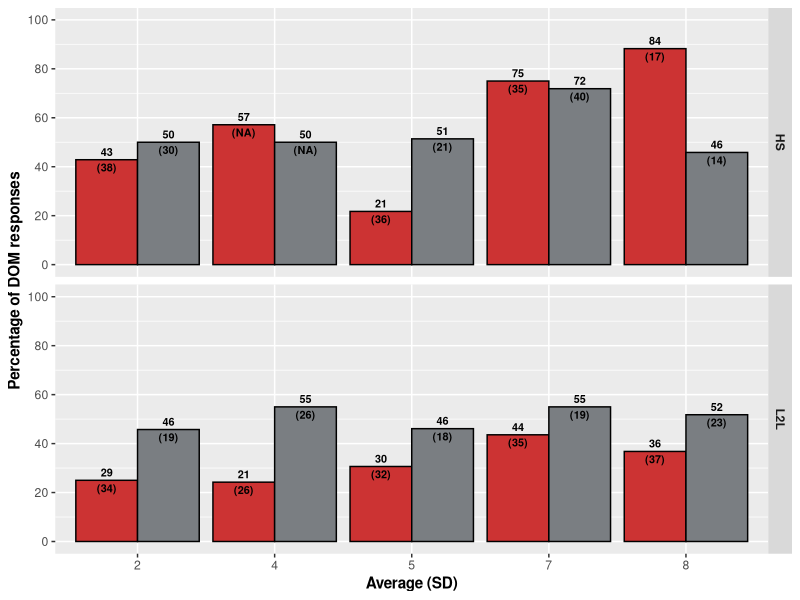
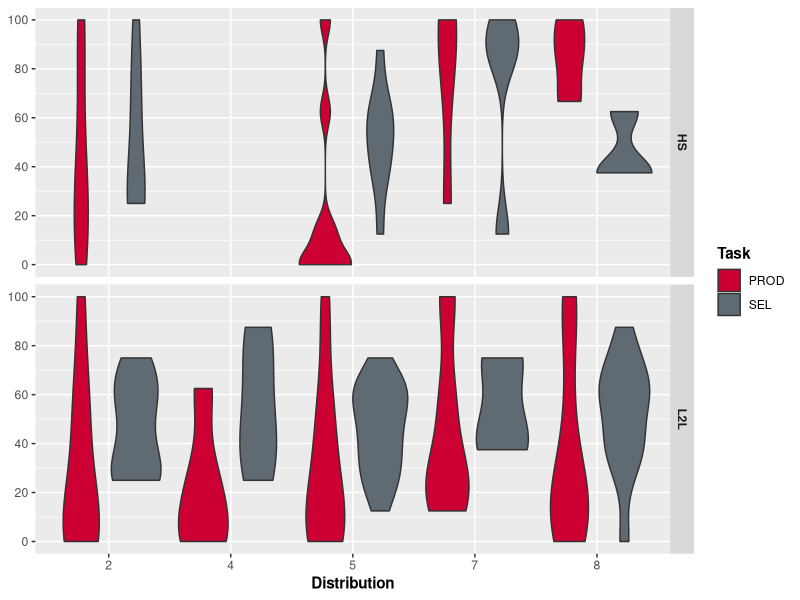
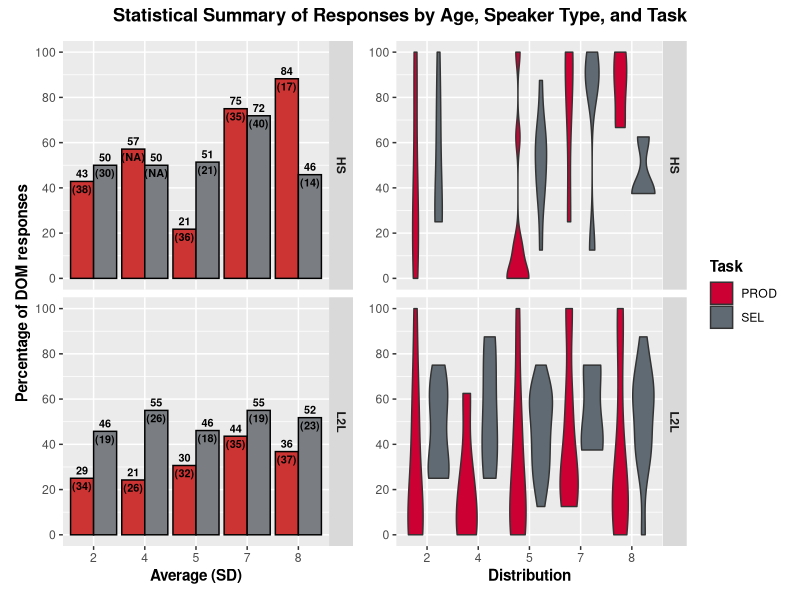
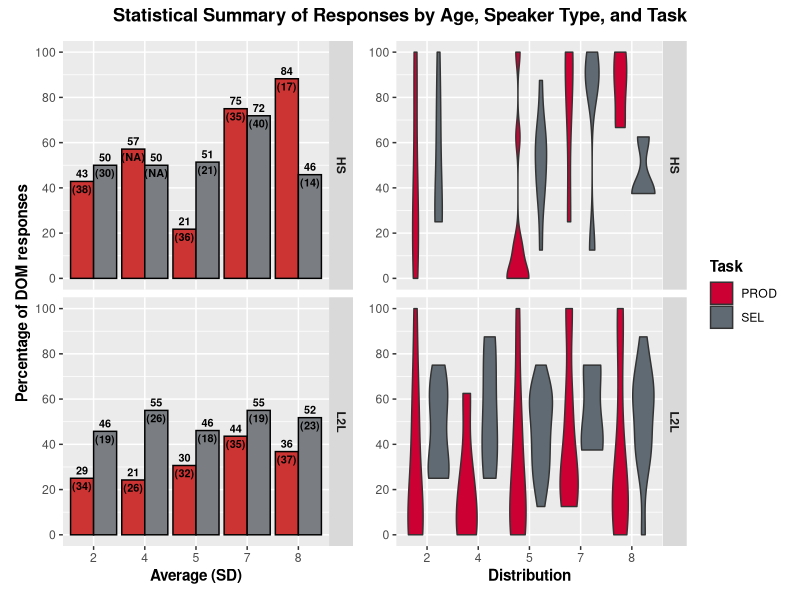

These figures' R source, in order:
## Include cross-sectional data only

library(tidyverse)
library(here)
library(patchwork)


# Prepare data
## Load data
Master <- read_csv(here("CSV Files", "Tidy Data", "Tidy Data DOM.csv")) %>% 
  filter(Session == 1) %>% 
  mutate(Gender = factor(Gender, levels = c("Masculine", "Feminine")),
         Grade = factor(Grade, levels = c(2, 3, 4, 5, 6, 7, 8)),
         Task = case_when(Task == "Production" ~ "PROD",
                   Task == "Selection" ~ "SEL"))


# Generate percentages
## Bar graph
Master_Bar <- Master %>% 
  group_by(Speaker_Group, Grade, Task) %>%
  summarize(Total_Accuracy = sum(Accuracy, na.rm = TRUE),
            Total_Responses = sum(!is.na(Accuracy)),
            Ratio = Total_Accuracy/Total_Responses) %>% 
  mutate(Ratio = (Ratio*100))


## Violin
Master_Box <- Master %>% 
  group_by(Part_ID, Speaker_Group, Grade, Task) %>%
  summarize(Total_Accuracy = sum(Accuracy, na.rm = TRUE),
            Total_Responses = sum(!is.na(Accuracy)),
            Ratio = Total_Accuracy/Total_Responses) %>% 
  mutate(Ratio = (Ratio*100))


## Bar graph ratios
Master_Bar_Summary <- Master_Box %>%
  group_by(Speaker_Group, Grade, Task) %>%
  summarise(Average = mean(Ratio, na.rm = TRUE), 
            SD = sd(Ratio, na.rm = TRUE)) %>% 
  left_join(Master_Bar, Master_Bar_Summary, by = c("Speaker_Group", "Grade", "Task"))


# Generate graphs
## Bar graph
Bar_Graph <- Master_Bar_Summary %>% 
  ggplot(aes(x = Grade, y = Ratio, fill = Task)) + 
  geom_bar(position = "dodge", color = "black", stat = "identity") +
  facet_grid(rows = vars(Speaker_Group)) +
  scale_y_continuous(breaks = seq (0, 100, 20),
                     limits = c(0, 100)) +
  scale_fill_manual(values = c("#CC3333", "#7A7E82")) +
  geom_text(aes(label = paste0(round(Average), "\n(", round(SD), ")")),
            position = position_dodge(width = .9),
            vjust = 0.5,
            size = 2.75,
            fontface = "bold") +
  labs(x = "Average (SD)", y = "Percentage of DOM responses", fill = "Task") +
  theme(axis.title = element_text(face = "bold"),
        plot.title = element_text(hjust = 0.5, face = "bold"),
        legend.position = "none",
        strip.text = element_text(face = "bold"),
        strip.text.x = element_text(face = "bold"))

Bar_Graph

## Violin
Violin <- Master_Box %>% 
  ggplot(aes(x = Grade, y = Ratio, fill = Task)) + 
  geom_violin() +
  facet_grid(rows = vars(Speaker_Group)) +
  scale_y_continuous(breaks = seq(0, 100, 20),
                     limits = c(0, 100)) +
  scale_fill_manual(values = c("#CC0033", "#5F6A72")) +
  labs(x = "Distribution") +
  theme(axis.title = element_text(face = "bold"),
        plot.title = element_text(hjust = 0.5, face = "bold"),
        legend.title = element_text(face = "bold"),
        strip.text = element_text(face = "bold"),
        strip.text.x = element_text(face = "bold"),
        axis.title.y = element_blank())

Violin


## Create joint plot
Group_Plot <- (Bar_Graph + Violin) + 
  plot_annotation(title = "Statistical Summary of Responses by Age, Speaker Type, and Task") & 
  theme(plot.title = element_text(face = "bold", hjust = 0.5))

Group_Plot

ggsave(filename = here("Manuscripts", "DOM Manuscript (Applied Psycholinguistics)", "Graphs", "AP DOM Figure 5.pdf"),
       plot = Group_Plot,
       device = "pdf",
       width = 8,
       height = 5,
       units = "in")
